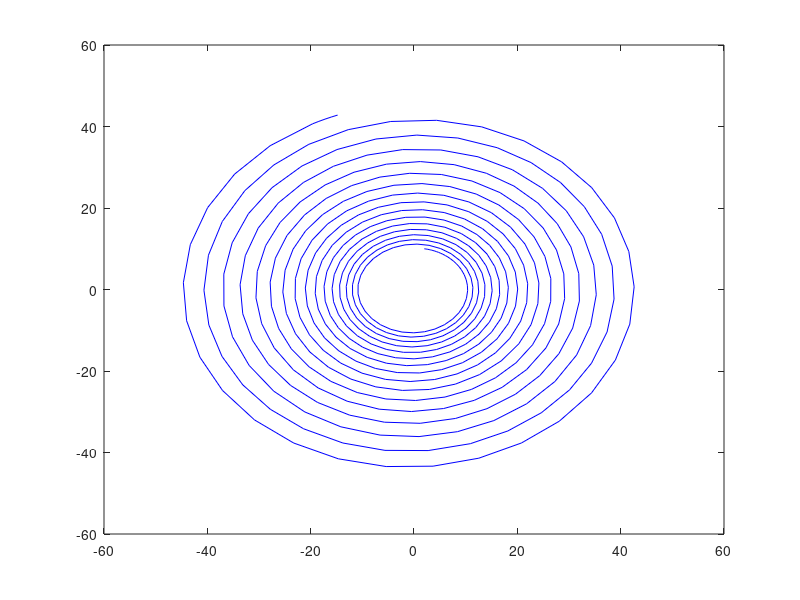

The MATLAB script that drew this image:
close all;
clear all;

n = 0.03;
f = @(t,y) [y(2); n*y(2)-y(1)];
t0 = 0;  y0 = [2;10]; 
T = 100;                            % final t-value
[ts,ys] = ode45(f,[t0,T],y0); 
plot(ys(:,1),ys(:,2),'b') 
